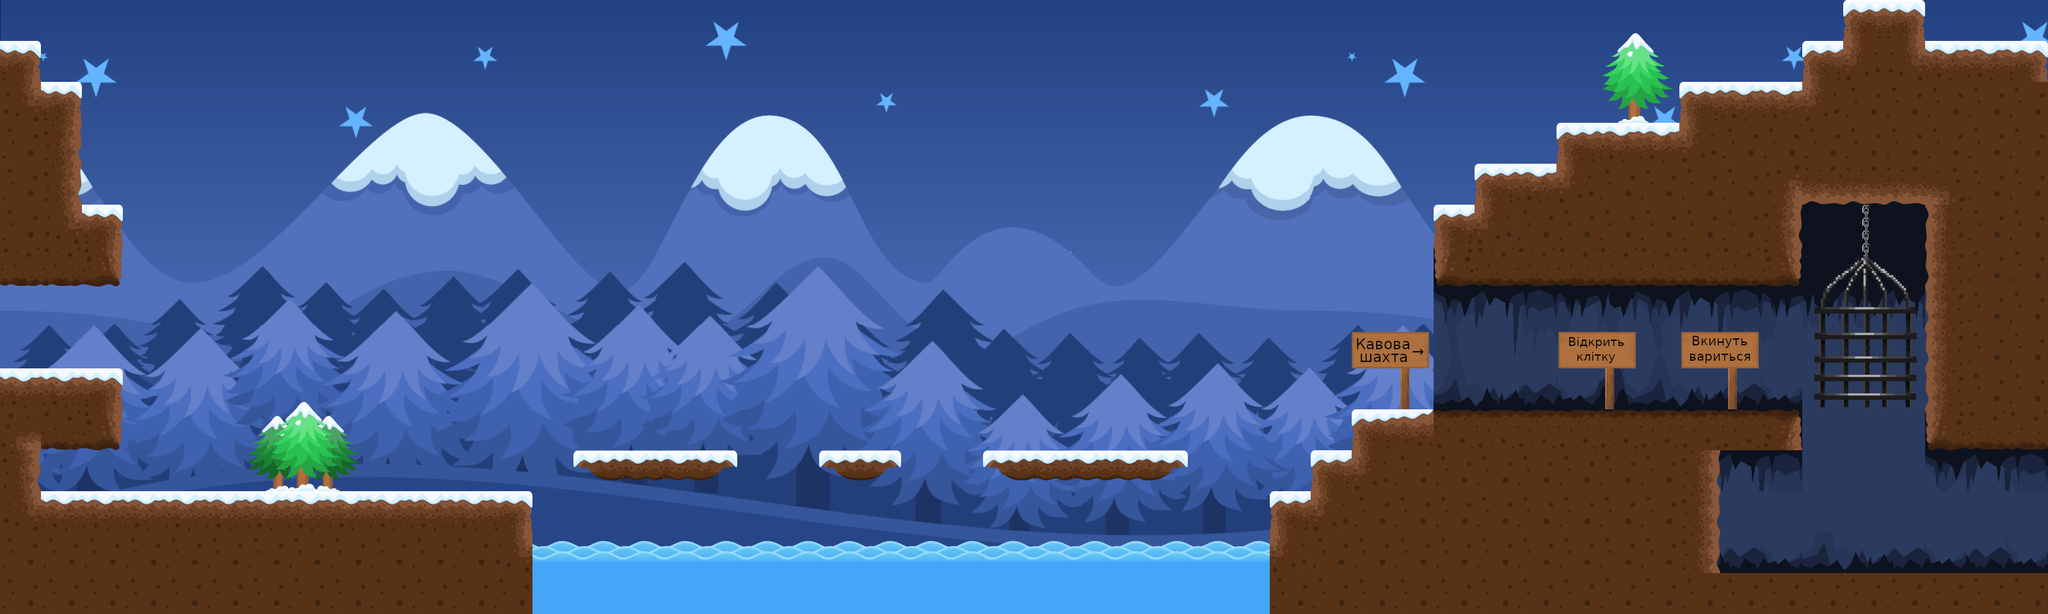

A 2D game scene composited from a Tiled map and its tileset images. What follows is a short description and the map's XML, with each tile layer's data collapsed to a summary:
An orthogonal 50x15 tile map with 64x64 px tiles, 3 tile layers (cave bg, general, cage), 2 image layers and 27 objects (3x enemy, 2x cageController, healingHeart, deathEntity, player, ...).

<map version="1.5" tiledversion="1.7.2" orientation="orthogonal" renderorder="right-down" width="50" height="15" tilewidth="64" tileheight="64" infinite="0" nextlayerid="11" nextobjectid="75">
 <tileset firstgid="1" name="winter_tileset" tilewidth="64" tileheight="64" tilecount="99" columns="11">
  <image source="tiles_winter.png" width="704" height="576" />
 </tileset>
 <imagelayer id="8" name="bg2" offsetx="2045.07" offsety="-516.065">
  <image source="background.png" width="2048" height="2048" />
 </imagelayer>
 <imagelayer id="5" name="bg" offsetx="-0.833333" offsety="-516.087">
  <image source="background.png" width="2048" height="2048" />
 </imagelayer>
 <layer id="9" name="cave bg" width="50" height="15">
  <data>[750 cells, 105 non-empty, 17 distinct tile ids]</data>
 </layer>
 <layer id="1" name="general" width="50" height="15">
  <data>[750 cells, 269 non-empty, 37 distinct tile ids]</data>
 </layer>
 <objectgroup id="2" name="collision">
  <object id="1" x="-1" y="769.027" width="832.552" height="58.8821" />
  <object id="3" x="1" y="440.424" width="5.9697" height="142.576" />
  <object id="20" x="5" y="578" width="182" height="121.333" />
  <object id="22" x="2" y="318" width="188" height="125" />
  <object id="23" name="healingHeart" x="87" y="731" width="16" height="16" />
  <object id="24" x="2" y="693.333" width="59" height="75.6667" />
  <object id="28" x="1278" y="705" width="133" height="43" />
  <object id="29" x="1533.83" y="705.333" width="324.333" height="46.6667" />
  <object id="30" x="1981.33" y="766.667" width="128" height="193.333" />
  <object id="39" x="2102.33" y="642.667" width="715.667" height="63" />
  <object id="40" x="2049" y="704" width="61" height="60" />
  <object id="48" x="3013" y="380" width="58" height="313" />
  <object id="63" name="deathEntity" x="832" y="894" width="1149.33" height="12.6667" />
  <object id="67" x="2240" y="435" width="604.667" height="15" />
  <object id="70" x="2684.67" y="900" width="931.334" height="16.6667" />
  <object id="74" x="892.5" y="706.5" width="262.5" height="43" />
 </objectgroup>
 <objectgroup id="3" name="Object Layer">
  <object id="2" name="player" x="33.9554" y="490.005" width="22" height="64">
   <properties>
    <property name="gid" value="player" />
   </properties>
  </object>
  <object id="11" name="enemy" x="65" y="703" width="64" height="64">
   <properties>
    <property name="maxX" type="int" value="260" />
    <property name="minX" type="int" value="68" />
   </properties>
  </object>
  <object id="34" name="cauldron" x="2838.42" y="719.015" width="160" height="166">
   <properties>
    <property name="gid" value="cauldron" />
    <property name="isDeadly" type="bool" value="true" />
   </properties>
  </object>
  <object id="52" name="horizontalCageCap" x="2817.84" y="632.334" width="189.167" height="10">
   <properties>
    <property name="gid" value="horizontalCageCap" />
    <property name="uid" value="bottomCageCap" />
   </properties>
  </object>
  <object id="53" name="verticalCageCap" x="2833.66" y="480.667" width="10" height="160">
   <properties>
    <property name="uid" value="verCageCap" />
   </properties>
  </object>
  <object id="58" name="captive" x="2853.16" y="563.667" width="64" height="64">
   <properties>
    <property name="gid" value="captive" />
    <property name="maxX" type="int" value="2919" />
    <property name="minX" type="int" value="2844" />
    <property name="safeX" type="int" value="2596" />
   </properties>
  </object>
  <object id="59" name="cageController" x="2609" y="518" width="184" height="128">
   <properties>
    <property name="controllerFor" value="horizontalCageCap" />
   </properties>
  </object>
  <object id="60" name="enemy" x="1033" y="622" width="64" height="64">
   <properties>
    <property name="maxX" type="int" value="1091" />
    <property name="minX" type="int" value="893" />
   </properties>
  </object>
  <object id="62" name="enemy" x="1626" y="637" width="64" height="64">
   <properties>
    <property name="maxX" type="int" value="1790" />
    <property name="minX" type="int" value="1535" />
   </properties>
  </object>
  <object id="65" name="cageController" x="2367.66" y="518" width="184" height="128">
   <properties>
    <property name="controllerFor" value="verticalCageCap" />
   </properties>
  </object>
  <object id="71" name="me.Trigger" x="3097.67" y="709.666" width="28.6667" height="180.667">
   <properties>
    <property name="duration" type="int" value="250" />
    <property name="fade" value="#000000" />
    <property name="to" value="level3" />
   </properties>
  </object>
 </objectgroup>
 <layer id="10" name="cage" width="50" height="15">
  <data>[750 cells, 13 non-empty, 13 distinct tile ids]</data>
 </layer>
</map>